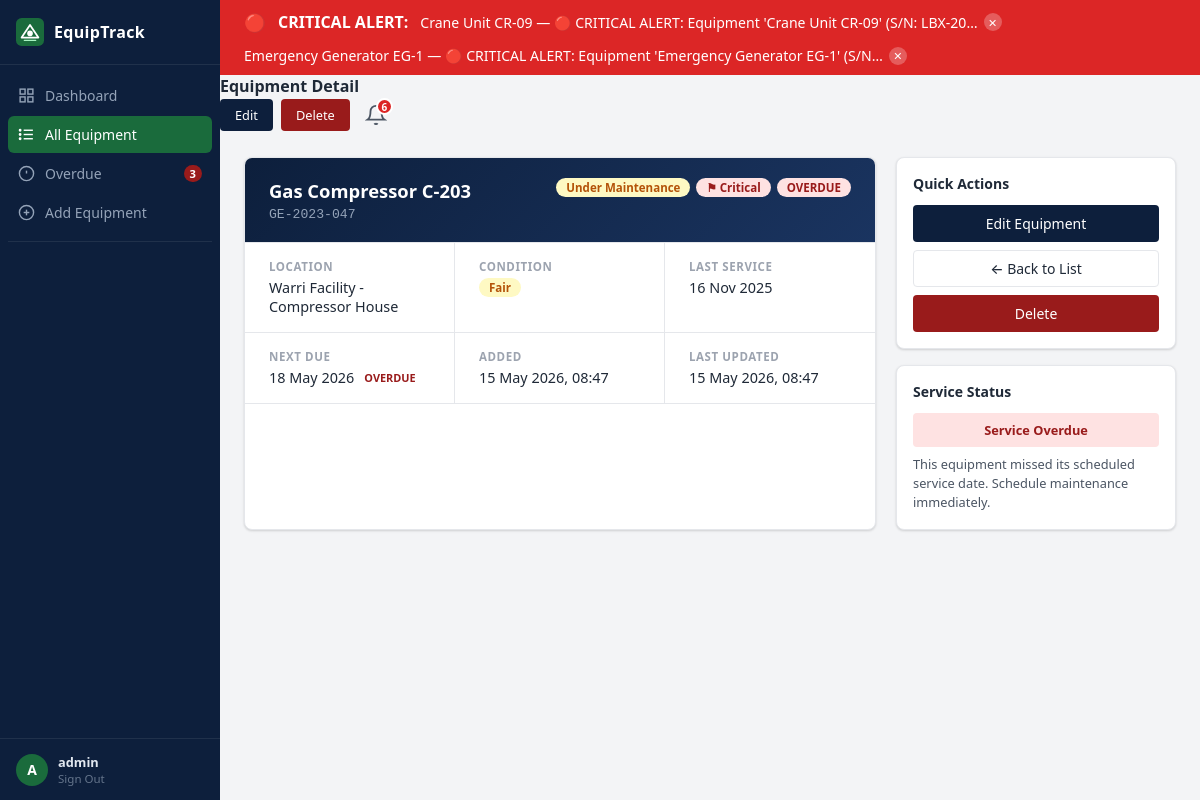
/equipment/2/ (signed in), run on the app's committed database.
### notifications/models.py (models this page shows, shortened)
class Notification(models.Model):
    STATUS_CHOICES = [
        ('in_service', 'In Service'),
        ('under_maintenance', 'Under Maintenance'),
        ('out_of_service', 'Out Of Service'),
        ('critical', 'Critical'),
        ('overdue', 'Overdue'),
    ]
    equipment = models.ForeignKey(
        'tracker.Equipment',
        on_delete=models.CASCADE,
        related_name='notifications',
    )
    user = models.ForeignKey(
        User,
        on_delete=models.CASCADE,
        null=True,
        blank=True,
    )
    status  = models.CharField(max_length=20, choices=STATUS_CHOICES)
    message = models.TextField()
    is_read = models.BooleanField(default=False)
    is_dismissed = models.BooleanField(default=False)
    created_at = models.DateTimeField(auto_now_add=True)
    class Meta:
        ordering = ['-created_at']

### tracker/models.py (models this page shows, shortened)
class Equipment(models.Model):
    class Condition(models.TextChoices):
        GOOD = "good", "Good"
        FAIR = "fair", "Fair"
        POOR = "poor", "Poor"
    class Status(models.TextChoices):
        IN_SERVICE        = "in_service",        "In Service"
        UNDER_MAINTENANCE = "under_maintenance",  "Under Maintenance"
        OUT_OF_SERVICE    = "out_of_service",     "Out of Service"
    name              = models.CharField(max_length=200)
    serial_number     = models.CharField(max_length=100, unique=True)
    location          = models.CharField(max_length=200)
    condition         = models.CharField(max_length=10, choices=Condition.choices, default=Condition.GOOD)
    status            = models.CharField(max_length=20, choices=Status.choices, default=Status.IN_SERVICE, db_index=True)
    critical          = models.BooleanField(default=False, db_index=True)
    last_service_date = models.DateField(null=True, blank=True)
    next_due_date     = models.DateField(null=True, blank=True, db_index=True)
    notes             = models.TextField(blank=True, default="")
    created_at        = models.DateTimeField(auto_now_add=True)
    updated_at        = models.DateTimeField(auto_now=True)
    @property
    def is_overdue(self):
        if self.next_due_date is None:
            return False
        return self.next_due_date < timezone.now().date()
    class Meta:
        ordering = ["next_due_date"]
        verbose_name = "Equipment"
        verbose_name_plural = "Equipment"

### tracker/views.py (the view)
# urls.py: path('equipment/<int:pk>/',        views.equipment_detail, name='equipment_detail'),
@login_required
def equipment_detail(request, pk):
    equipment = get_object_or_404(Equipment, pk=pk)
    return render(request, 'tracker/equipment_detail.html', {'equipment': equipment, **_stats()})

### notifications/context_processors.py (called while the page is built)
def notifications_processor(request):
    if not request.user.is_authenticated:
        return {}
    unread = Notification.objects.filter(
        user=request.user,
        is_read=False,
        is_dismissed=False,
    ).select_related('equipment').order_by('-created_at')
    critical = unread.filter(status='critical')
    return {
        'unread_notifications': unread,
        'critical_notifications': critical,
        'unread_count': unread.count(),
    }

### tracker/views.py (called while the page is built)
def _stats():
    today = timezone.now().date()
    return {
        'total':       Equipment.objects.count(),
        'in_service':  Equipment.objects.filter(status=Equipment.Status.IN_SERVICE).count(),
        'maintenance': Equipment.objects.filter(status=Equipment.Status.UNDER_MAINTENANCE).count(),
        'out_service': Equipment.objects.filter(status=Equipment.Status.OUT_OF_SERVICE).count(),
        'overdue':     Equipment.objects.filter(next_due_date__lt=today).count(),
        'critical':    Equipment.objects.filter(critical=True).count(),
        'due_soon':    Equipment.objects.filter(
                           next_due_date__gte=today,
                           next_due_date__lte=today + timedelta(days=14)
                       ).count(),
    }

### tracker/templates/tracker/equipment_detail.html (shortened to what this page needs)
{% extends 'tracker/base.html' %}
{% block nav_list %}active{% endblock %}
{% block page_title %}Equipment Detail{% endblock %}
{% block topbar_actions %}
  <a href="{% url 'tracker:equipment_edit' equipment.pk %}" class="btn btn--primary btn--sm">Edit</a>
  <a href="{% url 'tracker:equipment_delete' equipment.pk %}" class="btn btn--danger btn--sm">Delete</a>
{% endblock %}
{% block content %}
<div class="detail-layout">
  <div class="detail-card">
    <div class="detail-card__header">
      <div>
        <h2 class="detail-card__title">{{ equipment.name }}</h2>
        <code class="detail-card__serial">{{ equipment.serial_number }}</code>
      </div>
      <div class="detail-card__badges">
        {% include 'tracker/_status_badge.html' with status=equipment.status %}
        {% if equipment.critical %}<span class="badge badge--red">⚑ Critical</span>{% endif %}
        {% if equipment.is_overdue %}<span class="badge badge--red">OVERDUE</span>{% endif %}
      </div>
    </div>
    <div class="detail-grid">
      <div class="detail-field">
        <span class="detail-label">Location</span>
        <span class="detail-value">{{ equipment.location }}</span>
      </div>
      <div class="detail-field">
        <span class="detail-label">Condition</span>
        <span class="detail-value">
          {% if equipment.condition == 'good' %}<span class="badge badge--green">Good</span>
          {% elif equipment.condition == 'fair' %}<span class="badge badge--yellow">Fair</span>
          {% else %}<span class="badge badge--red">Poor</span>{% endif %}
        </span>
      </div>
      <div class="detail-field">
        <span class="detail-label">Last Service</span>
        <span class="detail-value">
          {% if equipment.last_service_date %}{{ equipment.last_service_date|date:"d M Y" }}{% else %}<span class="text-muted">Not recorded</span>{% endif %}
        </span>
      </div>
      <div class="detail-field">
        <span class="detail-label">Next Due</span>
        <span class="detail-value">
          {% if equipment.next_due_date %}
            {{ equipment.next_due_date|date:"d M Y" }}
            {% if equipment.is_overdue %}
              <span class="overdue-tag">OVERDUE</span>
            {% elif equipment.days_until_due <= 14 %}
              <span class="due-soon-tag">Due in {{ equipment.days_until_due }} days</span>
            {% else %}
              <span class="text-muted">({{ equipment.days_until_due }} days)</span>
            {% endif %}
          {% else %}<span class="text-muted">Not scheduled</span>{% endif %}
        </span>
      </div>
      <div class="detail-field">
        <span class="detail-label">Added</span>
        <span class="detail-value">{{ equipment.created_at|date:"d M Y, H:i" }}</span>
      </div>
      <div class="detail-field">
        <span class="detail-label">Last Updated</span>
        <span class="detail-value">{{ equipment.updated_at|date:"d M Y, H:i" }}</span>
      </div>
    </div>
  </div>
  <div class="detail-sidebar">
    <div class="side-card">
      <h4 class="side-card__title">Quick Actions</h4>
      <a href="{% url 'tracker:equipment_edit' equipment.pk %}" class="btn btn--primary btn--full">Edit Equipment</a>
      <a href="{% url 'tracker:equipment_list' %}" class="btn btn--secondary btn--full" style="margin-top:8px;">← Back to List</a>
      <a href="{% url 'tracker:equipment_delete' equipment.pk %}" class="btn btn--danger btn--full" style="margin-top:8px;">Delete</a>
    </div>
    <div class="side-card">
      <h4 class="side-card__title">Service Status</h4>
      {% if equipment.is_overdue %}
        <div class="status-indicator status-indicator--red">Service Overdue</div>
        <p class="side-card__text">This equipment missed its scheduled service date. Schedule maintenance immediately.</p>
      {% elif equipment.days_until_due is not None and equipment.days_until_due <= 14 %}
        <div class="status-indicator status-indicator--yellow">Service Due Soon</div>
        <p class="side-card__text">Service due in {{ equipment.days_until_due }} days.</p>
      {% elif equipment.next_due_date %}
        <div class="status-indicator status-indicator--green">On Schedule</div>
        <p class="side-card__text">Next service in {{ equipment.days_until_due }} days.</p>
      {% else %}
        <div class="status-indicator status-indicator--grey">Not Scheduled</div>
        <p class="side-card__text">No service date has been set for this equipment.</p>
      {% endif %}
    </div>
  </div>
</div>
{% endblock %}

### tracker/templates/tracker/base.html (shortened to what this page needs)
{% load static %}
<!DOCTYPE html>
<html lang="en">
<head>
  <link rel="stylesheet" href="{% static 'css/main.css' %}"/>
</head>
<body>
<div class="app-shell">
  <aside class="sidebar">
    <div class="sidebar__brand">
      <span>EquipTrack</span>
    </div>
    <nav class="sidebar__nav">
      <a href="{% url 'tracker:dashboard' %}" class="nav-item {% block nav_dashboard %}{% endblock %}">
        <svg viewBox="0 0 24 24" fill="none" stroke="currentColor" stroke-width="2"><rect x="3" y="3" width="7" height="7"/><rect x="14" y="3" width="7" height="7"/><rect x="14" y="14" width="7" height="7"/><rect x="3" y="14" width="7" height="7"/></svg>
        Dashboard
      </a>
      <a href="{% url 'tracker:equipment_list' %}" class="nav-item {% block nav_list %}{% endblock %}">
        All Equipment
      </a>
      <a href="{% url 'tracker:equipment_overdue' %}" class="nav-item {% block nav_overdue %}{% endblock %}">
        <svg viewBox="0 0 24 24" fill="none" stroke="currentColor" stroke-width="2"><circle cx="12" cy="12" r="10"/><line x1="12" y1="8" x2="12" y2="12"/><line x1="12" y1="16" x2="12.01" y2="16"/></svg>
        Overdue
        {% if overdue and overdue > 0 %}<span class="badge-count">{{ overdue }}</span>{% endif %}
      </a>
      <a href="{% url 'tracker:equipment_create' %}" class="nav-item {% block nav_add %}{% endblock %}">
        <svg viewBox="0 0 24 24" fill="none" stroke="currentColor" stroke-width="2"><circle cx="12" cy="12" r="10"/><line x1="12" y1="8" x2="12" y2="16"/><line x1="8" y1="12" x2="16" y2="12"/></svg>
        Add Equipment
      </a>
      <div class="sidebar__divider"></div>
    </nav>
    <div class="sidebar__user">
      <div class="user-avatar">{{ request.user.username|first|upper }}</div>
      <div class="user-info">
        <span class="user-name">{{ request.user.username }}</span>
        <a href="{% url 'logout' %}" class="user-logout">Sign Out</a>
      </div>
    </div>
  </aside>
  <div class="main-area">
    {% if critical_notifications %}
    <div class="critical-banner" id="criticalBanner">
      <div class="critical-banner__inner">
        <span class="critical-banner__icon">🔴</span>
        <strong>CRITICAL ALERT:</strong>
        {% for note in critical_notifications %}
          <span class="critical-banner__item">
            {{ note.equipment.name }} — {{ note.message|truncatechars:60 }}
            <button class="critical-banner__dismiss"
                    data-id="{{ note.pk }}"
                    data-url="{% url 'notifications:dismiss' note.pk %}">✕</button>
          </span>
        {% endfor %}
      </div>
    </div>
    {% endif %}
    <header class="topbar">
      <div class="topbar__left">
        <h2 class="topbar__title">{% block page_title %}{% endblock %}</h2>
      </div>
      <div class="topbar__right">
        {% block topbar_actions %}{% endblock %}
        {% if user.is_authenticated %}
        <div class="notif-bell" id="notifBell">
          <button class="notif-bell__btn" onclick="toggleDropdown()">
            <svg viewBox="0 0 24 24" fill="none" stroke="currentColor" stroke-width="2" width="22" height="22">
              <path d="M18 8A6 6 0 0 0 6 8c0 7-3 9-3 9h18s-3-2-3-9"/>
              <path d="M13.73 21a2 2 0 0 1-3.46 0"/>
            </svg>
            {% if unread_count > 0 %}
              <span class="notif-bell__badge">{{ unread_count }}</span>
            {% endif %}
          </button>
        </div>
        {% endif %}
      </div>
    </header>
    <main class="page-content">
      {% block content %}{% endblock %}
    </main>
  </div>
</div>
</body>
</html>

### data on the page
Notification: equipment.name "Crane Unit CR-09", message "🔴 CRITICAL ALERT: Equipment 'Crane Unit CR-09' (S/N: LBX-20…"
Notification: equipment.name "Emergency Generator EG-1", message "🔴 CRITICAL ALERT: Equipment 'Emergency Generator EG-1' (S/N…"
Equipment: name "Gas Compressor C-203", serial_number "GE-2023-047", location "Warri Facility - Compressor House", last_service_date "16 Nov 2025", next_due_date "18 May 2026", created_at "15 May 2026, 08:47", updated_at "15 May 2026, 08:47"

### other printed values
{{ overdue }} "3"
{{ request.user.username|first|upper }} "A"
{{ request.user.username }} "admin"
{{ unread_count }} "6"
